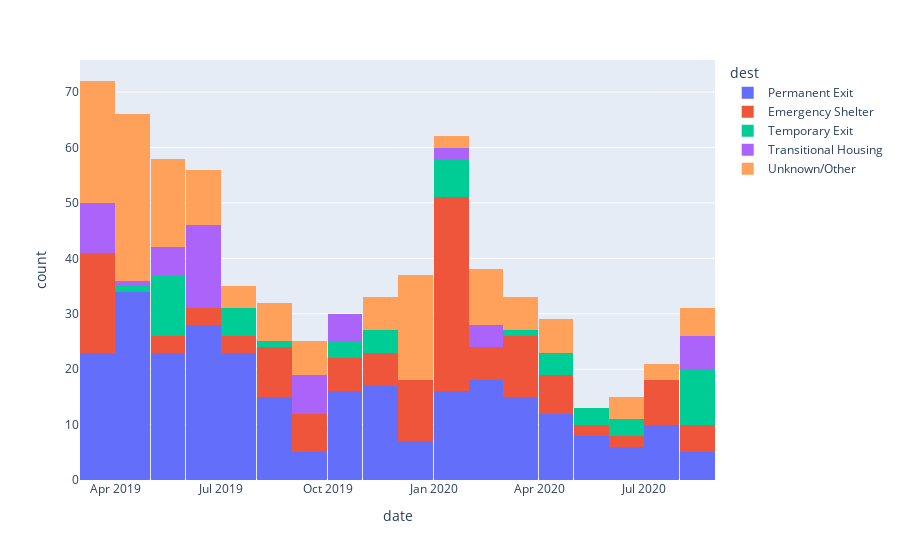

This figure's notebook cell:
### Code cell
fig = px.histogram(df, x='date', color='dest', nbins=None)
# fig.update_layout(barmode='group')
fig.show()

### Figure 1 — Plotly figure (JSON) as saved in the notebook; plotly's stock layout.template omitted (floating-point values rounded to 4 significant figures; data arrays with more than 128 entries replaced by an {"elided": "..."} marker saying what was removed)
{"data": [{"alignmentgroup": "True", "bingroup": "x", "hovertemplate": "dest=Permanent Exit<br>date=%{x}<br>count=%{y}<extra></extra>", "legendgroup": "Permanent Exit", "marker": {"color": "#636efa"}, "name": "Permanent Exit", "offsetgroup": "Permanent Exit", "orientation": "v", "showlegend": true, "type": "histogram", "x": {"elided": "281 str values"}, "xaxis": "x", "yaxis": "y"}, {"alignmentgroup": "True", "bingroup": "x", "hovertemplate": "dest=Emergency Shelter<br>date=%{x}<br>count=%{y}<extra></extra>", "legendgroup": "Emergency Shelter", "marker": {"color": "#EF553B"}, "name": "Emergency Shelter", "offsetgroup": "Emergency Shelter", "orientation": "v", "showlegend": true, "type": "histogram", "x": {"elided": "142 str values"}, "xaxis": "x", "yaxis": "y"}, {"alignmentgroup": "True", "bingroup": "x", "hovertemplate": "dest=Temporary Exit<br>date=%{x}<br>count=%{y}<extra></extra>", "legendgroup": "Temporary Exit", "marker": {"color": "#00cc96"}, "name": "Temporary Exit", "offsetgroup": "Temporary Exit", "orientation": "v", "showlegend": true, "type": "histogram", "x": ["2019-08-14", "2019-07-01", "2019-07-01", "2019-07-01", "2019-05-29", "2019-05-29", "2019-05-29", "2019-04-08", "2019-07-01", "2019-07-01", "2019-05-19", "2019-05-19", "2019-05-19", "2019-05-19", "2019-05-19", "2019-05-26", "2019-05-26", "2019-05-26", "2019-10-18", "2019-10-18", "2019-10-18", "2019-11-04", "2019-11-04", "2019-11-22", "2019-11-22", "2020-01-02", "2020-01-02", "2020-01-02", "2020-01-02", "2020-01-02", "2020-01-04", "2020-01-04", "2020-03-27", "2020-04-08", "2020-04-08", "2020-04-08", "2020-04-08", "2020-05-07", "2020-05-07", "2020-05-07", "2020-08-17", "2020-06-14", "2020-06-14", "2020-06-14", "2020-08-30", "2020-08-30", "2020-08-18", "2020-08-18", "2020-08-18", "2020-08-18", "2020-08-21", "2020-08-21", "2020-08-21"], "xaxis": "x", "yaxis": "y"}, {"alignmentgroup": "True", "bingroup": "x", "hovertemplate": "dest=Transitional Housing<br>date=%{x}<br>count=%{y}<extra></extra>", "legendgroup": "Transitional Housing", "marker": {"color": "#ab63fa"}, "name": "Transitional Housing", "offsetgroup": "Transitional Housing", "orientation": "v", "showlegend": true, "type": "histogram", "x": ["2019-04-18", "2019-03-06", "2019-03-06", "2019-03-06", "2019-03-12", "2019-03-12", "2019-03-12", "2019-03-12", "2019-06-03", "2019-06-03", "2019-06-03", "2019-03-23", "2019-03-23", "2019-05-03", "2019-05-03", "2019-05-03", "2019-05-03", "2019-05-03", "2019-06-26", "2019-06-26", "2019-06-17", "2019-06-17", "2019-06-27", "2019-06-27", "2019-06-08", "2019-06-08", "2019-06-08", "2019-06-08", "2019-06-08", "2019-06-08", "2019-10-29", "2019-09-26", "2019-09-26", "2019-09-26", "2019-09-26", "2019-09-26", "2019-09-27", "2019-09-27", "2019-10-10", "2019-10-10", "2019-10-10", "2019-10-10", "2020-01-07", "2020-01-07", "2020-02-24", "2020-02-24", "2020-02-24", "2020-02-24", "2020-08-17", "2020-08-28", "2020-08-28", "2020-08-28", "2020-08-28", "2020-08-28"], "xaxis": "x", "yaxis": "y"}, {"alignmentgroup": "True", "bingroup": "x", "hovertemplate": "dest=Unknown/Other<br>date=%{x}<br>count=%{y}<extra></extra>", "legendgroup": "Unknown/Other", "marker": {"color": "#FFA15A"}, "name": "Unknown/Other", "offsetgroup": "Unknown/Other", "orientation": "v", "showlegend": true, "type": "histogram", "x": {"elided": "156 str values"}, "xaxis": "x", "yaxis": "y"}], "layout": {"barmode": "relative", "legend": {"title": {"text": "dest"}, "tracegroupgap": 0}, "margin": {"t": 60}, "xaxis": {"anchor": "y", "domain": [0, 1], "title": {"text": "date"}}, "yaxis": {"anchor": "x", "domain": [0, 1], "title": {"text": "count"}}}}
